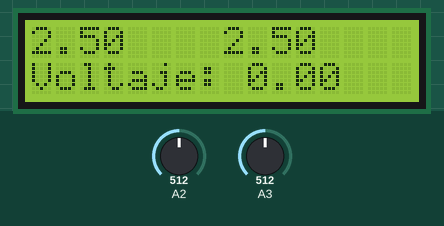
A sketch run on a simulated Arduino Nano, built with avr-gcc and run on an emulated ATmega328P. Parts: 16×2 character LCD. Inputs (shaded band) come from the test bench; at power-on: A2 = 512, A3 = 512.

Above: at 4.2 s.
4.3 s: A2 set to 716
At 5.9 s:
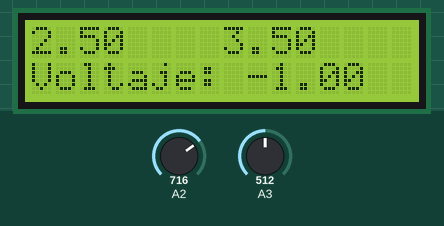
6.2 s: A3 set to 716
At 7.4 s:
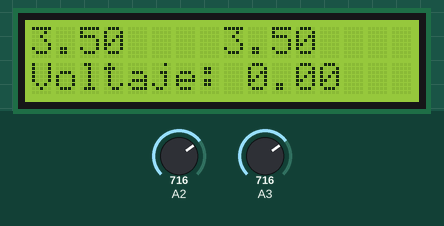
7.7 s: A2 set to 900
At 9.0 s:
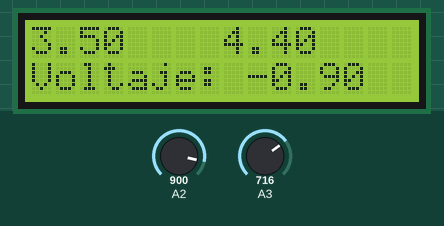
9.3 s: A3 set to 900
At 9.8 s:
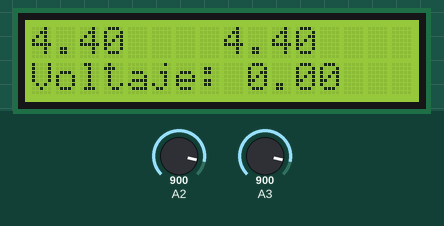
10.9 s: A2 set to 1023
At 11.5 s:
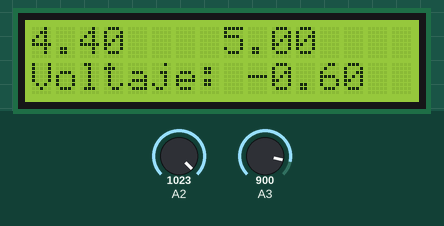
12.5 s: A3 set to 1023
At 13.1 s:
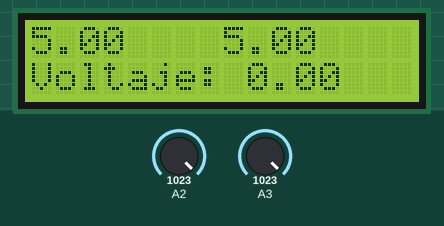
Timing chart, 0 to 15.1 s (numbered marks = the images above; inputs shaded):
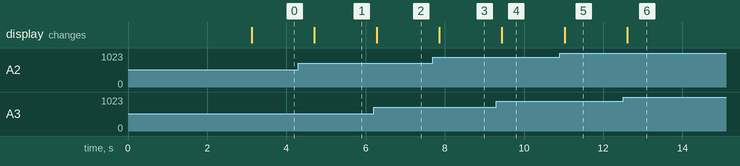

The sketch:

Potenciometros.ino
```cpp
/*-------------------------------------------------------------------------------
  Practica numero 01 - Sensores Resistivos de Desplazamiento
  Desc: Emplear una resistencia variable para diseñar un sensor resistivo que
  permita llevar a cabo la medición del desplazamiento lineal o angular en un
  sistema móvil y analizar sus características más importantes.

  Atzin Inyan Reyes Gutiérrez.
-------------------------------------------------------------------------------*/

// Seccion 0 - Sección de descripción de conexiones en puertos ------------------
/*
  Conexiones del I2C al Arduino:
  I2C ---->  Arduino Nano
  SCL        A5
  SDA        A4
  VCC        5V
  GND        GND
*/
//-------------------------------------------------------------------------------

// Seccion 1 - Definicion de variables y objetos --------------------------------
// Definiciones
#include<Wire.h>
#include <LiquidCrystal_I2C.h>

#define Volt_Ent 5
#define Lect 1023

LiquidCrystal_I2C lcd(0x27,16,2); // dependiendo del fabricante del LCD el codigo 0x27 puede cambiar
                                  // 0x3F , 0x20 , 0x38 ,

// Variables Enteras
int Lec_A = 0, Lec_B = 0;

// Variables Flotantes
float Volt_A = 0, Volt_B = 0, Volt_Dif = 0;

// Cadena de caracteres
String Volt_Imp = "";

//-------------------------------------------------------------------------------

// Seccion 2 - Configuracion del arduino ----------------------------------------

void setup() {
  lcd.init();
  lcd.backlight();
  lcd.clear();
  lcd.setCursor(0,0);
  //         0123456789012345
  lcd.print(".. Ardusensor .."); // Mensaje a desplegar
  lcd.setCursor(0,1);
  //         0123456789012345
  lcd.print("-Desplazamiento-"); // Mensaje 2 a desplegar
  delay(3000); // espera 3 segundos con el mensaje estatico
}

//-------------------------------------------------------------------------------

// Seccion 3 - Loob Infinito ----------------------------------------------------

void loop() {
  // Liempieza del LCD
  lcd.clear();

  // Lectura de los puertos analogicos del Nano
  Lec_A = analogRead(A3);
  Lec_B = analogRead(A2);

  // Conversion del ADC a Voltaje
  Volt_A = (Lec_A * 5.0)/(1023.0);
  Volt_B = (Lec_B * 5.0)/(1023.0);
  lcd.setCursor(0,0);
  lcd.print(Volt_A);
  lcd.setCursor(8,0);
  lcd.print(Volt_B);

  // Diferencia de voltaje entre los dos divisores
  Volt_Dif = Volt_A - Volt_B;

  // Impresion de variables
  //Volt_Imp = String(Volt_Dif, 6);

  lcd.setCursor(0,1);
  lcd.print("Voltaje:");
  lcd.setCursor(9,1);
  lcd.print(Volt_Dif);
  delay(500);
}

//-------------------------------------------------------------------------------
```

Measured:
- after the input at 4.3 s, the display: changes after 0.40 s (image 1)
- after the input at 6.2 s, the display: changes after 0.08 s (image 2)
- after the input at 7.7 s, the display: changes after 0.16 s (image 3)
- after the input at 9.3 s, the display: changes after 0.14 s (image 4)
- after the input at 10.9 s, the display: changes after 0.12 s (image 5)
- after the input at 12.5 s, the display: changes after 0.10 s (image 6)
